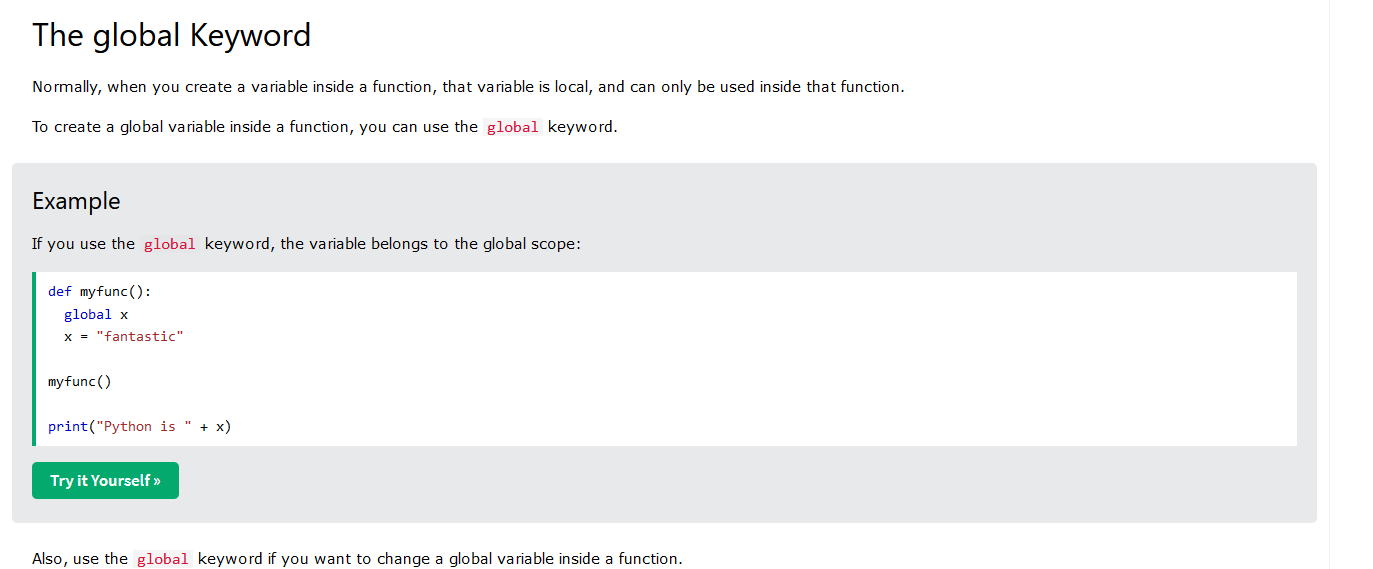
#> input picture hackathon/images_traitee/image_0.png, 1373 x 569 px; its folder holds only this picture in this run
$ python -i func.py   (imports and definitions only)
#> lines starting #> are read from the running program, lines starting #| are printed output that depends on the picture; after the words box and inside, x2 and y2 are one past the last pixel; in counts of white or black regions, pixels touching at a corner belong together
### hackathon/tesseract.py
# Import required packages
import cv2
import pytesseract
import sys
def decompose_img(img, imgOrigin):
    # Mention the installed location of Tesseract-OCR in your system
    pytesseract.pytesseract.tesseract_cmd = 'C:\\Program Files\\Tesseract-OCR\\tesseract'

    # Read image from which text needs to be extracted

    # img = cv2.imread("image/testblanc.png")

    # Preprocessing the image starts

    # Convert the image to gray scale
    gray = img
    cv2.imshow('tzt',gray)

    # Performing OTSU threshold
    ret, thresh1 = cv2.threshold(gray, 0, 255, cv2.THRESH_OTSU | cv2.THRESH_BINARY_INV)

    # Specify structure shape and kernel size.
    # Kernel size increases or decreases the area
    # of the rectangle to be detected.
    # A smaller value like (10, 10) will detect
    # each word instead of a sentence.
    rect_kernel = cv2.getStructuringElement(cv2.MORPH_RECT, (18, 18))

    # Applying dilation on the threshold image
    dilation = cv2.dilate(thresh1, rect_kernel, iterations=1)

    # Finding contours
    contours, hierarchy = cv2.findContours(dilation, cv2.RETR_EXTERNAL,
                                           cv2.CHAIN_APPROX_NONE)

    # Creating a copy of image
    # imgOrigin = img.copy()


    # Looping through the identified contours
    # Then rectangular part is cropped and passed on
    # to pytesseract for extracting text from it
    # Extracted text is then written into the text file
    croppedTab = []
    i =0
    for cnt in contours:

        x, y, w, h = cv2.boundingRect(cnt)

        # Drawing a rectangle on copied image
        rect = cv2.rectangle(imgOrigin, (x, y), (x + w, y + h), (0, 255, 0), 2)

        # Cropping the text block for giving input to OCR
        cropped = imgOrigin[ y:y + h, x:x + w ]

        if (len(pytesseract.image_to_string(cropped)) > 4):
            i += 1
            croppedTab.append(cropped)

    return croppedTab


    """ print(len(croppedTab))
    i = 0
    for e in croppedTab:
        i += 1
        cv2.imshow('test' + str(i), e)

    cv2.waitKey() """

### hackathon/func.py
import shutil

import cv2
import numpy as np
import sys
import os.path


from tesseract import decompose_img
from analyse_contrast import pourcentage_de_contrast
import statistics


"""
if len(sys.argv) != 3:
    print("%s input_file output_file" % (sys.argv[0]))
    sys.exit()
else:
    input_file = sys.argv[1]
    output_file = sys.argv[2]"""


# Determine pixel intensity
# Apparently human eyes register colors differently.
# TVs use this formula to determine
# pixel intensity = 0.30R + 0.59G + 0.11B
def ii(xx, yy):

    if yy >= img_y or xx >= img_x:
        # print "pixel out of bounds ("+str(y)+","+str(x)+")"
        return 0
    pixel = img[ yy ][ xx ]
    return 0.30 * pixel[ 2 ] + 0.59 * pixel[ 1 ] + 0.11 * pixel[ 0 ]


# A quick test to check whether the contour is
# a connected shape
def connected(contour):
    first = contour[ 0 ][ 0 ]
    last = contour[ len(contour) - 1 ][ 0 ]
    return abs(first[ 0 ] - last[ 0 ]) <= 1 and abs(first[ 1 ] - last[ 1 ]) <= 1


# Helper function to return a given contour
def c(index):

    return contours[ index ]


# Count the number of real children
def count_children(index, h_, contour):
    # No children
    if h_[ index ][ 2 ] < 0:
        return 0
    else:
        # If the first child is a contour we care about
        # then count it, otherwise don't
        if keep(c(h_[ index ][ 2 ])):
            count = 1
        else:
            count = 0

            # Also count all of the child's siblings and their children
        count += count_siblings(h_[ index ][ 2 ], h_, contour, True)
        return count


# Quick check to test if the contour is a child
def is_child(index, h_):
    return get_parent(index, h_) > 0


# Get the first parent of the contour that we care about
def get_parent(index, h_):
    parent = h_[ index ][ 3 ]
    while not keep(c(parent)) and parent > 0:
        parent = h_[ parent ][ 3 ]

    return parent


# Count the number of relevant siblings of a contour
def count_siblings(index, h_, contour, inc_children=False):
    # Include the children if necessary
    if inc_children:
        count = count_children(index, h_, contour)
    else:
        count = 0

    # Look ahead
    p_ = h_[index][0]
    while p_ > 0:
        if keep(c(p_)):
            count += 1
        if inc_children:
            count += count_children(p_, h_, contour)
        p_ = h_[ p_ ][ 0 ]

    # Look behind
    n = h_[ index ][ 1 ]
    while n > 0:
        if keep(c(n)):
            count += 1
        if inc_children:
            count += count_children(n, h_, contour)
        n = h_[ n ][ 1 ]
    return count


# Whether we care about this contour
def keep(contour):
    return keep_box(contour) and connected(contour)


# Whether we should keep the containing box of this
# contour based on it's shape
def keep_box(contour):
    xx, yy, w_, h_ = cv2.boundingRect(contour)

    # width and height need to be floats
    w_ *= 1.0
    h_ *= 1.0

    # Test it's shape - if it's too oblong or tall it's
    # probably not a real character
    if w_ / h_ < 0.1 or w_ / h_ > 10:
        if DEBUG:
            print("\t Rejected because of shape: (" + str(xx) + "," + str(yy) + "," + str(w_) + "," + str(h_) + ")" + \
            str(w_ / h_))
        return False

    # check size of the box
    if ((w_ * h_) > ((img_x * img_y) / 5)) or ((w_ * h_) < 15):
        if DEBUG:
            print("\t Rejected because of size")
        return False
    return True


def include_box(index, h_, contour):
    if DEBUG:
        print(str(index) + ":")

        if is_child(index, h_):
            print("\tIs a child")
            print("\tparent " + str(get_parent(index, h_)) + " has " +
                  str(count_children(get_parent(index, h_), h_, contour)) + " children")

            print( "\thas " + str(count_children(index, h_, contour)) + " children")


    if is_child(index, h_) and count_children(get_parent(index, h_), h_, contour) <= 2:
        if DEBUG:
            print("\t skipping: is an interior to a letter")

        return False

    if count_children(index, h_, contour) > 2:
        if DEBUG:
            print("\t skipping, is a container of letters")

        return False

    if DEBUG:
        print("\t keeping")

    return True

def main(input_file):
#> called with input_file = 'images_traitee/image_0.png'
    global img_y, img_x,contours, hierarchy, edges, DEBUG, img
    if not os.path.isfile(input_file):
        print("No such file '%s'" % input_file)

        sys.exit()

    DEBUG = 0
    # Load the image
    orig_img = cv2.imread(input_file)
#> orig_img is the input picture: shape (569, 1373, 3); mean B, G, R 244.6, 244.3, 242.7

    # Add a border to the image for processing sake
    # img = cv2.copyMakeBorder(orig_img, 50, 50, 50, 50, cv2.BORDER_CONSTANT)

    img = orig_img.copy()
    # Calculate the width and height of the image
    img_y = len(img)
#> img_y = 569
    img_x = len(img[ 0 ])
#> img_x = 1373

    if DEBUG:
        print("Image is " + str(len(img)) + "x" + str(len(img[ 0 ])))

    # Split out each channel
    blue, green, red = cv2.split(img)

    # Run canny edge detection on each channel
    blue_edges = cv2.Canny(blue, 200, 250)
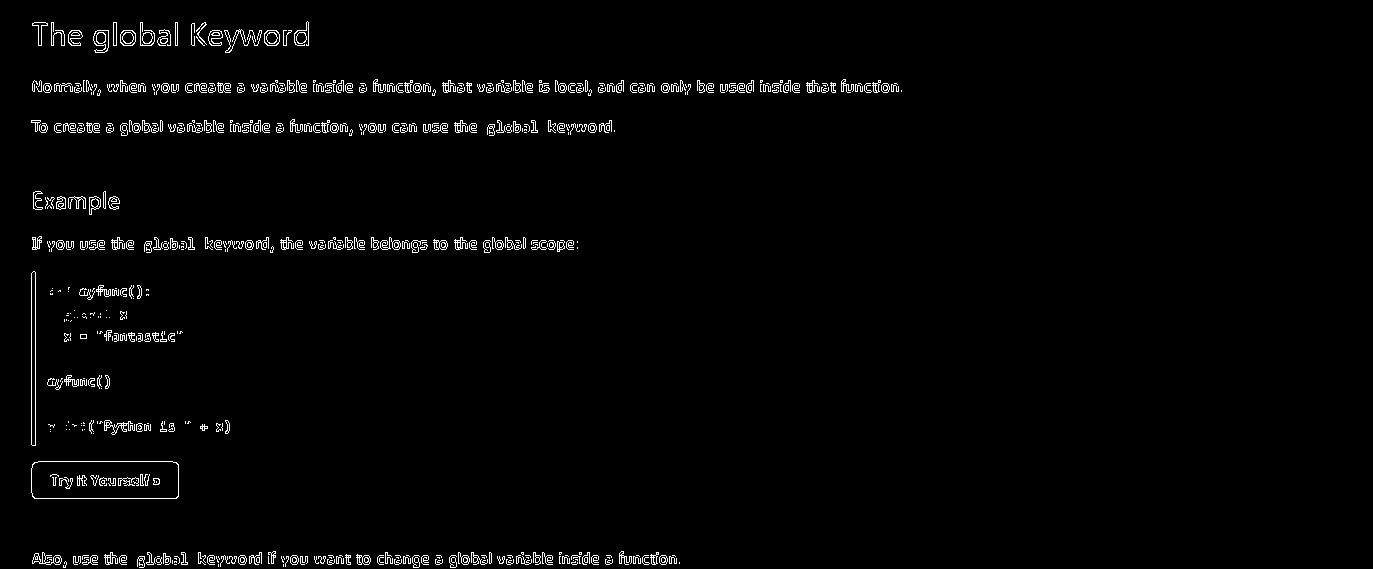
#> blue_edges: shape (569, 1373); 1.9% white in thin lines or dots, all inside (x1, y1, x2, y2) = (31, 21, 902, 568)
    green_edges = cv2.Canny(green, 200, 250)
#> green_edges: shape (569, 1373); 1.9% white in thin lines or dots, all inside (x1, y1, x2, y2) = (31, 22, 904, 568)
    red_edges = cv2.Canny(red, 200, 250)

    # Join edges back into image
    edges = blue_edges | green_edges | red_edges
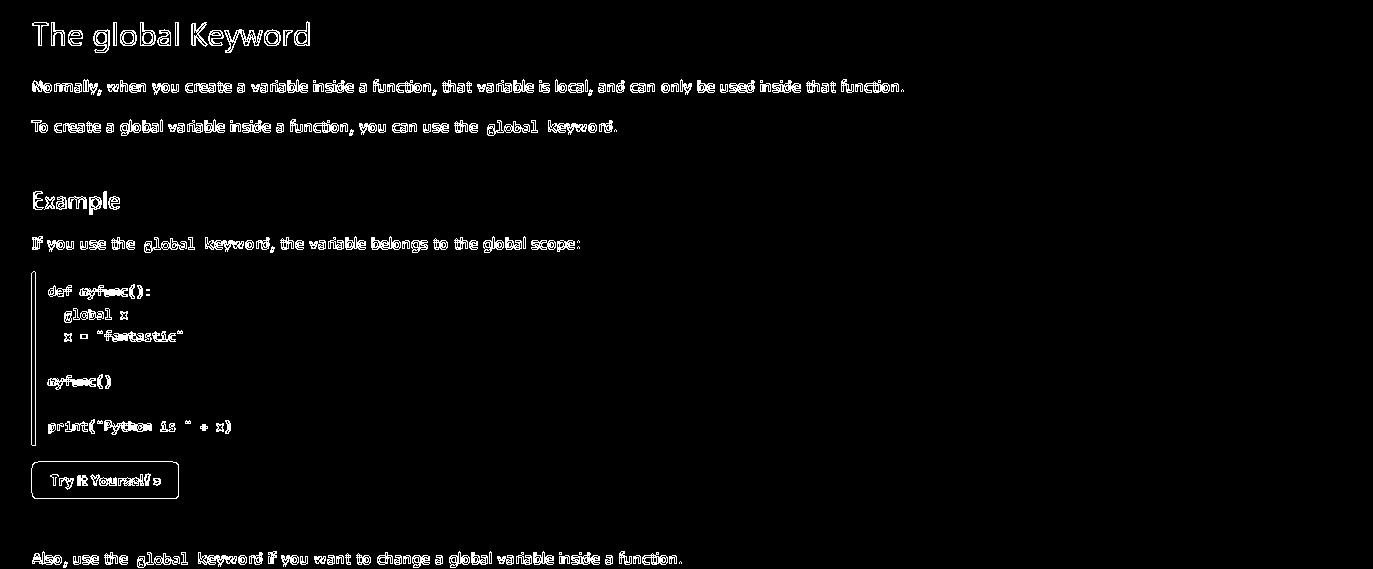
#> edges: shape (569, 1373); 2.7% white in thin lines or dots, all inside (x1, y1, x2, y2) = (31, 21, 904, 568)

    # Find the contours
    contours, hierarchy = cv2.findContours(edges.copy(), cv2.RETR_TREE, cv2.CHAIN_APPROX_NONE)
#> contours = 1924 contours, 1656 with area under 20; largest, box (x1, y1, x2, y2) and area: (31, 461, 179, 499) 5408, (31, 461, 179, 499) 5398, (31, 271, 36, 446) 693, (31, 271, 36, 446) 692, (104, 420, 152, 435) 326

    hierarchy = hierarchy[ 0 ]

    if DEBUG:
        processed = edges.copy()
        rejected = edges.copy()

    # These are the boxes that we are determining
    keepers = [ ]

    # For each contour, find the bounding rectangle and decide
    # if it's one we care about
    for index_, contour_ in enumerate(contours):
        if DEBUG:
            print("Processing #%d" % index_)


        x, y, w, h = cv2.boundingRect(contour_)

        # Check the contour and it's bounding box
        if keep(contour_) and include_box(index_, hierarchy, contour_):
            # It's a winner!
            keepers.append([ contour_, [ x, y, w, h ] ])
            if DEBUG:
                cv2.rectangle(processed, (x, y), (x + w, y + h), (100, 100, 100), 1)
                cv2.putText(processed, str(index_), (x, y - 5), cv2.FONT_HERSHEY_PLAIN, 1, (255, 255, 255))
        else:
            if DEBUG:
                cv2.rectangle(rejected, (x, y), (x + w, y + h), (100, 100, 100), 1)
                cv2.putText(rejected, str(index_), (x, y - 5), cv2.FONT_HERSHEY_PLAIN, 1, (255, 255, 255))
#> this loop made 1924 passes
#> (x, y, w, h) on passes 2, 4, 5: (63, 561, 5, 7), (314, 556, 12, 8), (315, 559, 5, 5)

    # Make a white copy of our image
    new_image = edges.copy()
    new_image.fill(255)
#> new_image: shape (569, 1373); every value is 255
    boxes = [ ]

    # For each box, find the foreground and background intensities
    for index_, (contour_, box) in enumerate(keepers):

        # Find the average intensity of the edge pixels to
        # determine the foreground intensity
        fg_int = 0.0
        for p in contour_:
            fg_int += ii(p[ 0 ][ 0 ], p[ 0 ][ 1 ])

        fg_int /= len(contour_)
        if DEBUG:
            print("FG Intensity for #%d = %d" % (index_, fg_int))


        # Find the intensity of three pixels going around the
        # outside of each corner of the bounding box to determine
        # the background intensity
        x_, y_, width, height = box
        bg_int = \
            [
                # bottom left corner 3 pixels
                ii(x_ - 1, y_ - 1),
                ii(x_ - 1, y_),
                ii(x_, y_ - 1),

                # bottom right corner 3 pixels
                ii(x_ + width + 1, y_ - 1),
                ii(x_ + width, y_ - 1),
                ii(x_ + width + 1, y_),

                # top left corner 3 pixels
                ii(x_ - 1, y_ + height + 1),
                ii(x_ - 1, y_ + height),
                ii(x_, y_ + height + 1),

                # top right corner 3 pixels
                ii(x_ + width + 1, y_ + height + 1),
                ii(x_ + width, y_ + height + 1),
                ii(x_ + width + 1, y_ + height)
            ]

        # Find the median of the background
        # pixels determined above
        bg_int = np.median(bg_int)

        if DEBUG:
            print("BG Intensity for #%d = %s" % (index_, repr(bg_int)))


        # Determine if the box should be inverted
        if fg_int >= bg_int:
            fg = 255
            bg = 0
        else:
            fg = 0
            bg = 255

            # Loop through every pixel in the box and color the
            # pixel accordingly
        for x in range(x_, x_ + width):
            for y in range(y_, y_ + height):
                if y >= img_y or x >= img_x:
                    if DEBUG:
                        print("pixel out of bounds (%d,%d)" % (y, x))
                    continue
                if ii(x, y) > fg_int:
                    new_image[ y ][ x ] = bg
                else:
                    new_image[ y ][ x ] = fg
#> this loop made 973 passes
#> box on passes 1 to 3: [63, 561, 5, 7], [315, 559, 5, 5], [321, 558, 4, 5]
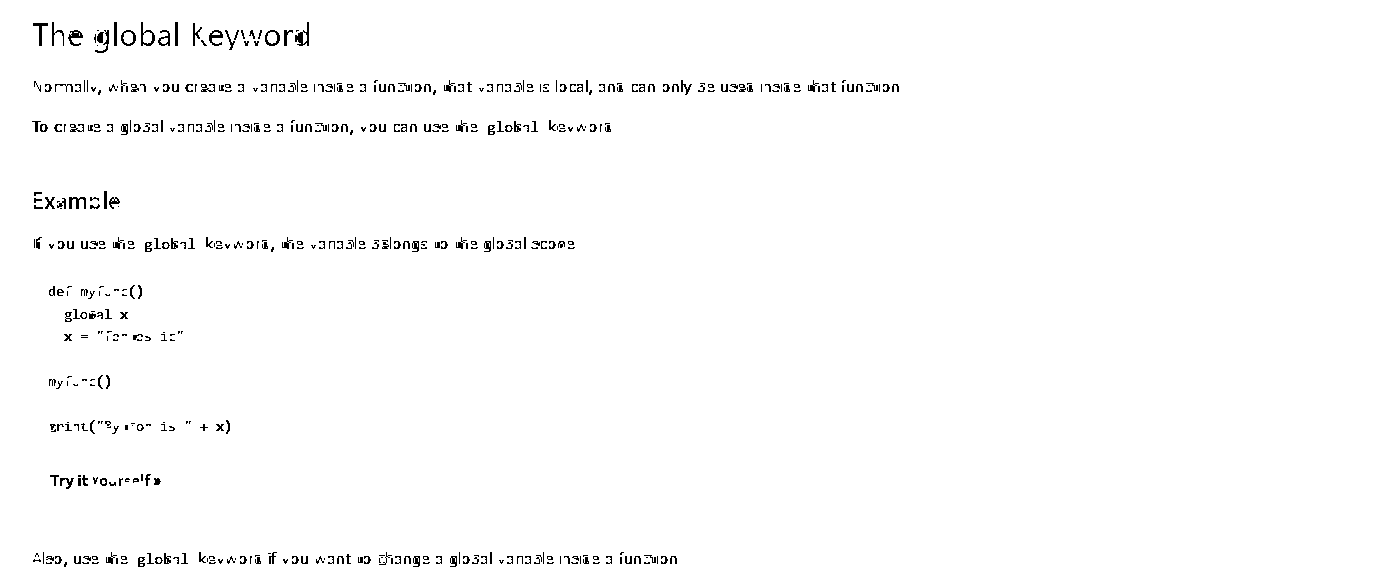
#> new_image: shape (569, 1373); 98.6% white; black in thin lines or dots, all inside (x1, y1, x2, y2) = (32, 22, 899, 567)

    # blur a bit to improve ocr accuracy
    new_image = cv2.blur(new_image, (2, 2))

    # cv2.imwrite(output_file, new_image)
    img_decmoposee = decompose_img(new_image, cv2.imread(input_file))
#> in decompose_img, `dilation = cv2.dilate(thresh1, rect_kernel, iterations=1)`:
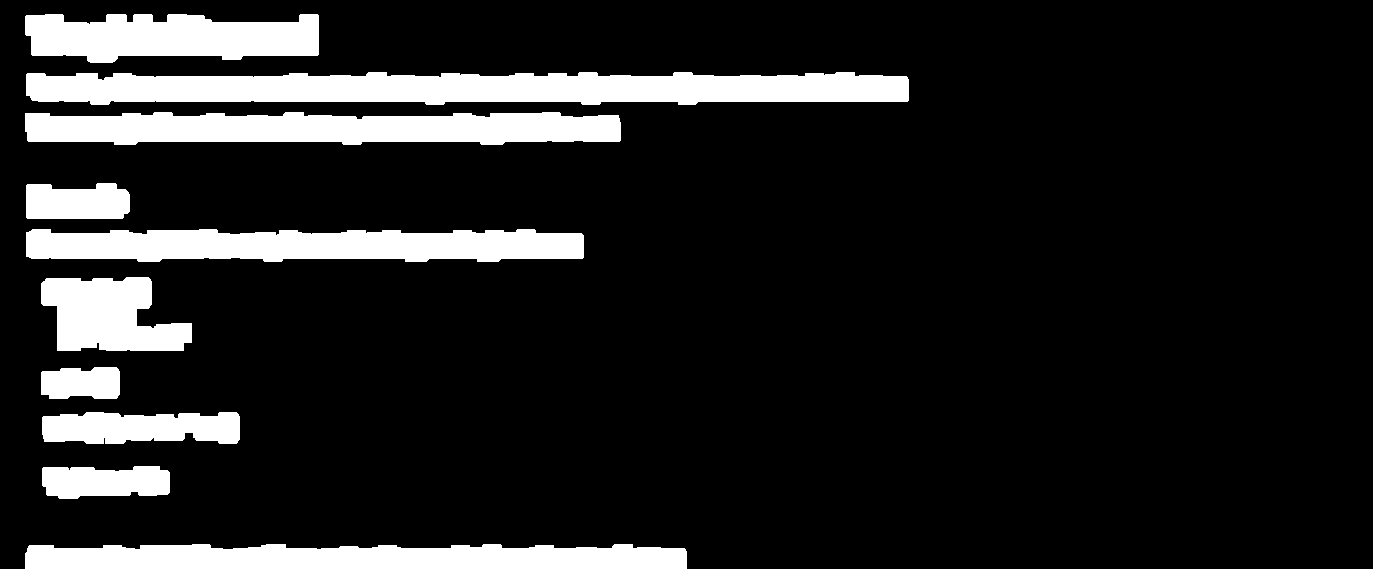
#> dilation: shape (569, 1373); 13.4% white; 10 white regions, largest, box (x1, y1, x2, y2) and area: (26, 72, 909, 105) 24109, (25, 112, 621, 145) 16342, (26, 229, 584, 262) 15530
#> the loop in decompose_img, `for cnt in contours: ` made 1 pass
#> pass 1, in decompose_img, `cropped = imgOrigin[ y:y + h, x:x + w ]`:
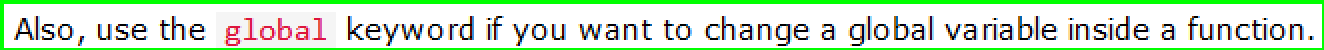
#> cropped: shape (25, 662, 3) (shown 2 times larger); mean B, G, R 197.7, 228.8, 199.6

    tabStat = []

    for i, e in enumerate(img_decmoposee):
        tabStat.append(pourcentage_de_contrast(e))

    tabStat.insert(0, round(statistics.mean(tabStat), 2))

    tabImages = img_decmoposee
    tabUrl = [ ]
    directory = "images_traitee"
    tabImages.insert(0, img)
    if (os.path.exists(directory)):
        shutil.rmtree(directory)
    os.mkdir(directory)
    os.chdir(directory)

    for i, e in enumerate(tabImages):
        cv2.imwrite("image_" + str(i) + ".png", e)
        tabUrl.append(directory + "/" + "image_" + str(i) + ".png")
    res = []
    for i in range(len(tabStat)):
        res.append((tabStat[i], tabUrl[i]))

    return res

#> (the run stopped early here; a loop or call above may not have finished)

$ run again, on hackathon/images_traitee/image_1.png
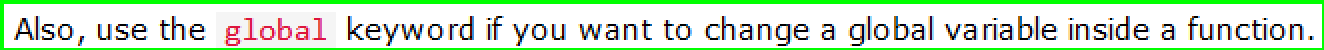
#> input picture hackathon/images_traitee/image_1.png, 662 x 25 px (shown 2 times larger)
#> in main, orig_img is the input picture: shape (25, 662, 3); mean B, G, R 197.7, 228.8, 199.6
#> img_y = 25
#> img_x = 662
#> in main, `blue_edges = cv2.Canny(blue, 200, 250)`:
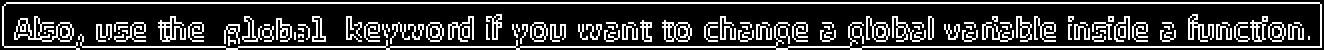
#> blue_edges: shape (25, 662) (shown 2 times larger); 22.9% white in thin lines or dots
#> green_edges: shape (25, 662); 15.1% white in thin lines or dots, all inside (x1, y1, x2, y2) = (7, 7, 657, 24)
#> red_edges: shape (25, 662); 21% white in thin lines or dots
#> edges: shape (25, 662); 28.9% white in thin lines or dots
#> contours = 351 contours, 310 with area under 20; largest, box (x1, y1, x2, y2) and area: (1, 1, 661, 25) 14523, (1, 1, 661, 24) 13500, (7, 7, 37, 21) 226, (546, 8, 575, 21) 212, (617, 8, 643, 21) 179
#> the loop in main, `for index_, contour_ in enumerate(contours):` made 351 passes
#> (x, y, w, h) on passes 2 to 4: (38, 21, 4, 4), (425, 20, 7, 4), (388, 20, 7, 4)
#> the loop in main, `for index_, (contour_, box) in enumerate(keepers):` made 190 passes
#> box on passes 1 to 3: [38, 21, 4, 4], [425, 20, 7, 4], [388, 20, 7, 4]
#> thresh1: shape (25, 662); 15.9% white in thin lines or dots, all inside (x1, y1, x2, y2) = (8, 8, 653, 25)
#> in decompose_img, `dilation = cv2.dilate(thresh1, rect_kernel, iterations=1)`:
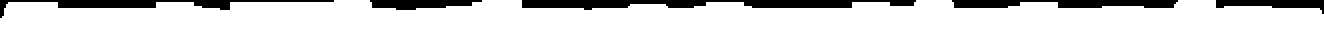
#> dilation: shape (25, 662) (shown 2 times larger); 89.4% white; 5 black regions, box (x1, y1, x2, y2) and area: (261, 0, 458, 5) 615, (0, 0, 167, 9) 388, (476, 0, 589, 4) 360, (185, 0, 241, 5) 203, (608, 0, 662, 7) 196
#> the loop in decompose_img, `for cnt in contours: ` made 1 pass
